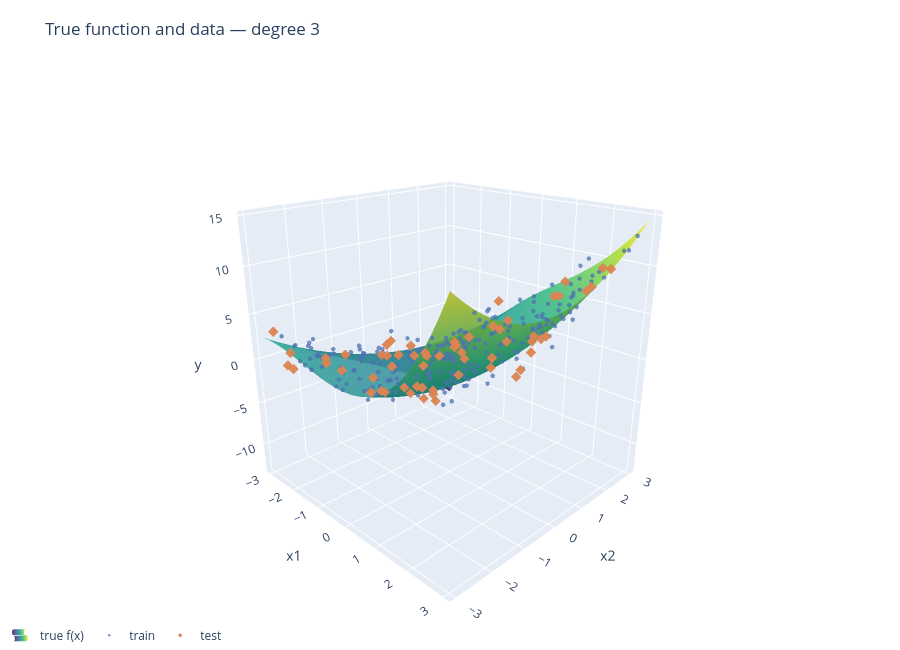

Notebook source saved alongside this figure:
### Markdown cell above
### B.1 Data and the true surface

### Code cell
visualize(exp_B, "data")
